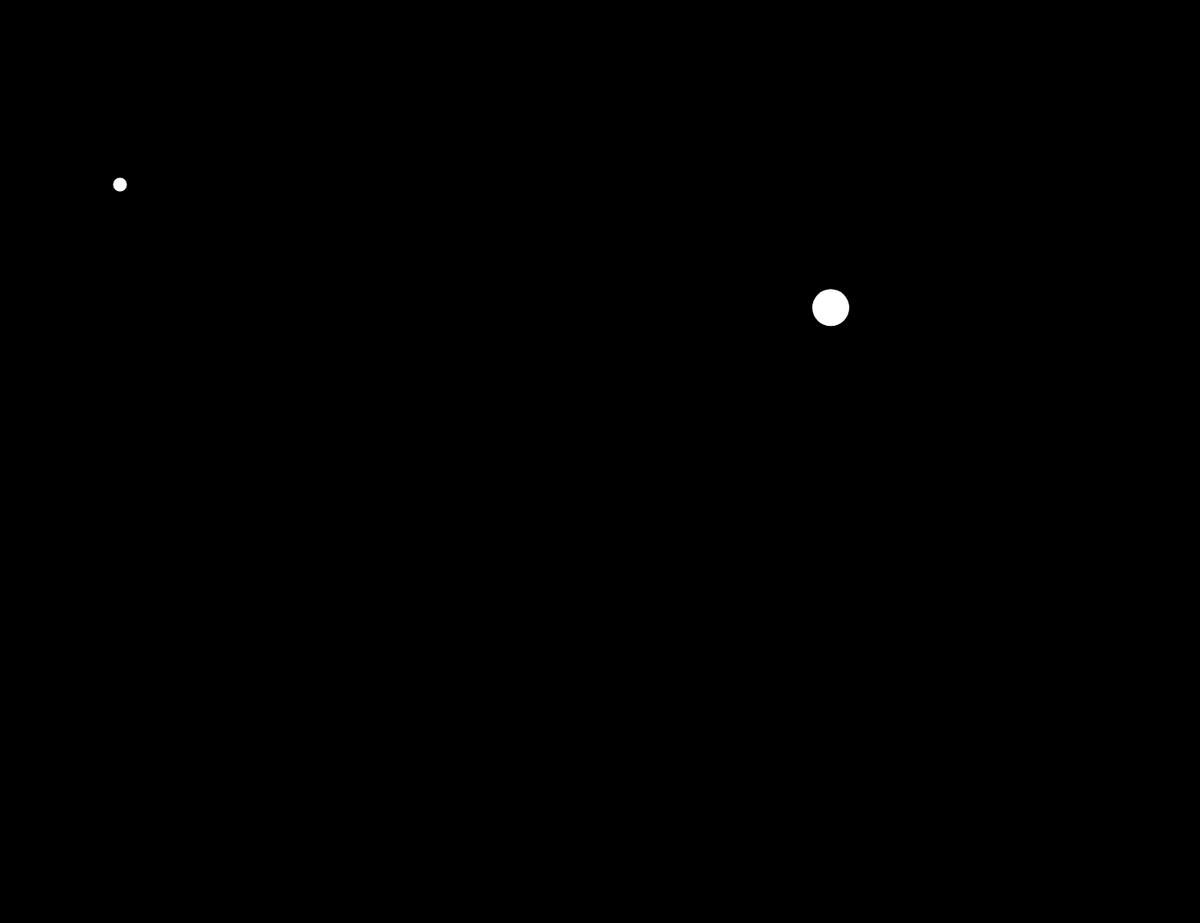
Frame 1 (no input)
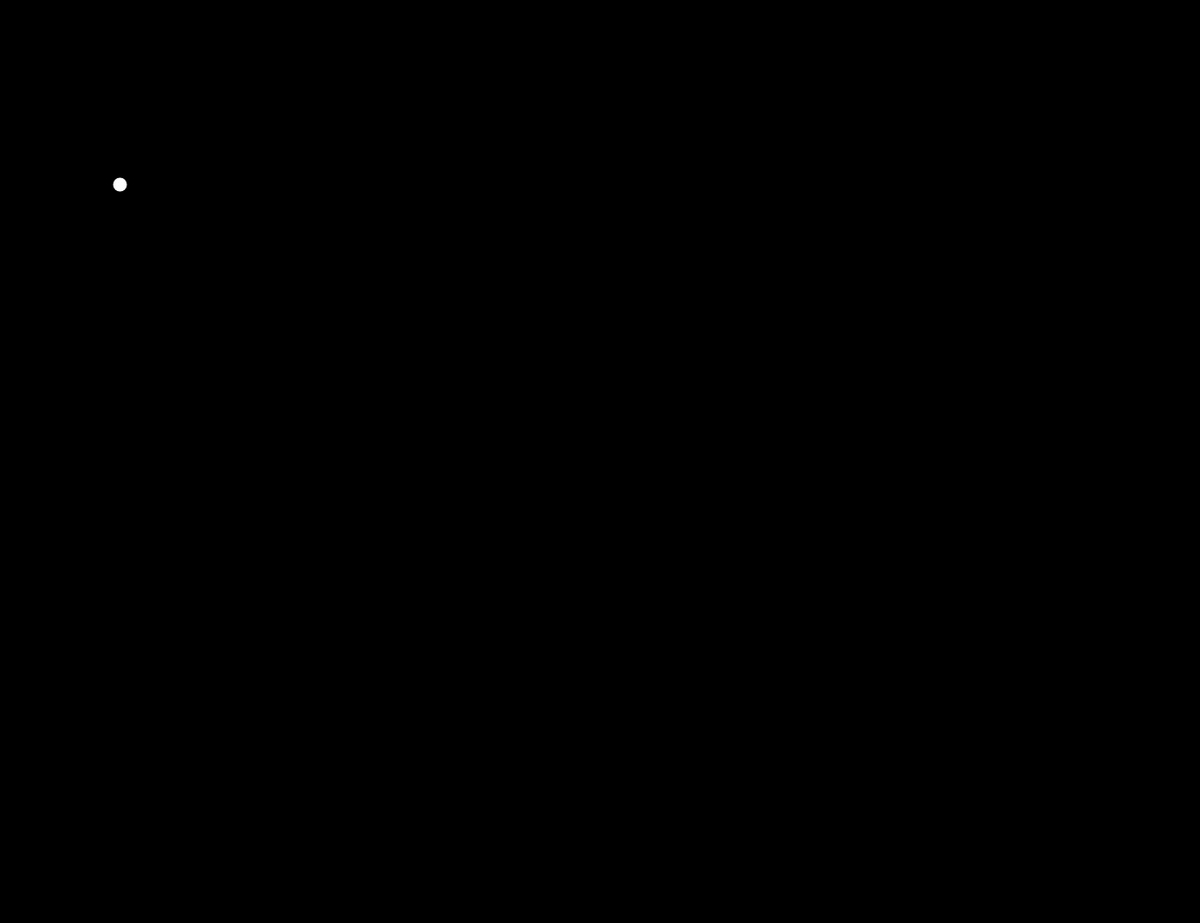
Frame 60 (no input)
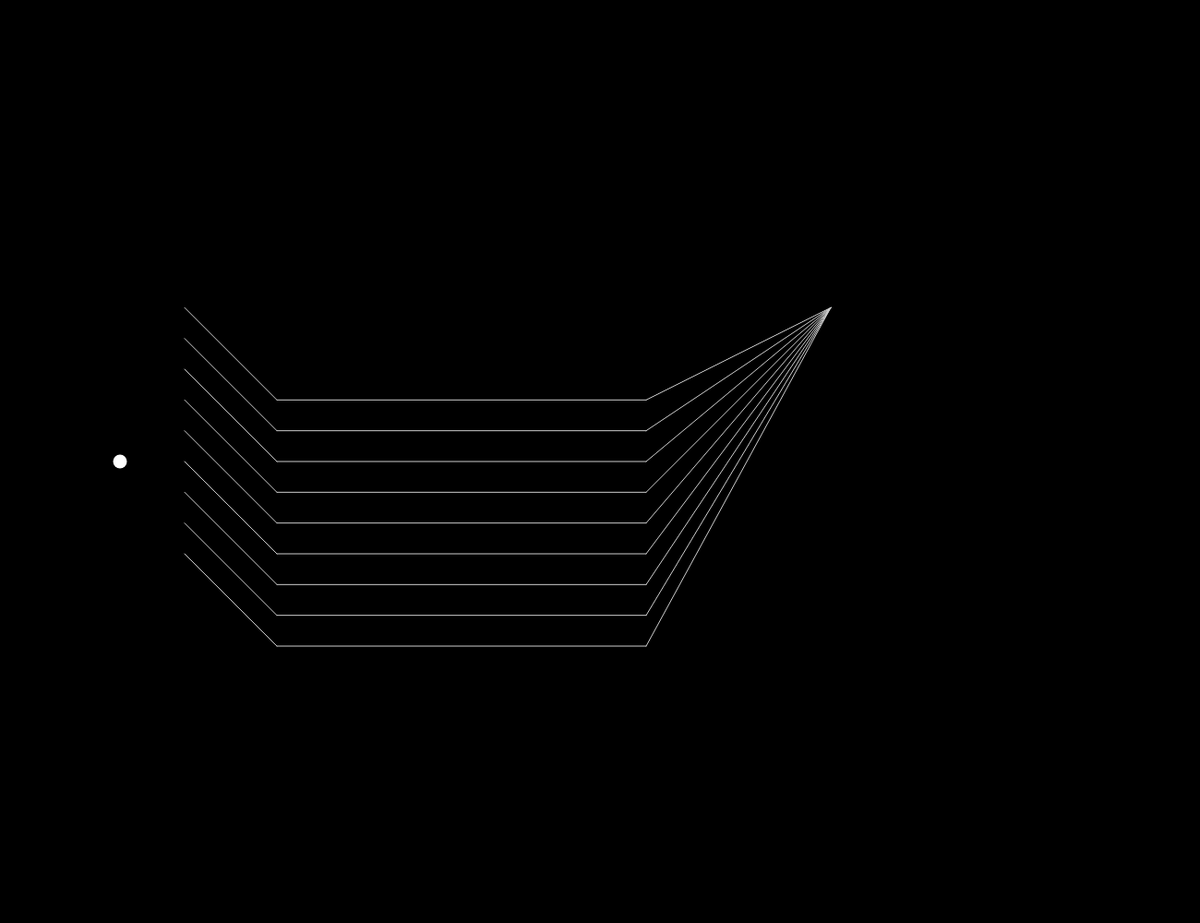
Frame 120 (the mouse pressed at the canvas centre since frame 60)

The p5.js sketch that drew these frames (run headless with seeded random() and noise() and a simulated clock; from frame 60 on, the mouse is pressed at the canvas centre):

// p5.js sketch
// ── sketch.js
var mainCircle;
var vertSlider;
var lineCount = 70;
var vertMin, vertMax, horMin, horMax;

function setup() {
  createCanvas(1300,1000);
  var red = color(255, 255, 255);
// Kreis 
  
  mainCircle = new Bubble (900 , height/3 , 40);
  
  vertSlider = new Circle(width / 10, height / 2, 30, red);
  
  
  
  var red = color(0, 0, 0);
  
 
  vertMin = height / 5;
  vertMax = height / 5 * 4;
  vertSlider.setMaximums(width / 10, vertMin, width / 10, vertMax);

  var green = color(0,0, 0);
  // create a new Circle object and save it as horSlider
  horSlider = new Circle(width / 2, height / 10, 30, green);

  horMin = width / 5;
  horMax = width / 5 * 4;
  horSlider.setMaximums(horMin, height / 10, horMax, height / 10);
}

function draw() {
  background(0);
  // Punkt anzeigen

  
  mainCircle.display();

  //Linie für horizontale und vertikale Linie
  stroke(0);
  line(width / 10, vertMax, width / 10, vertMin);
  vertSlider.display();

  stroke(0);
  line(horMin, height / 10, horMax, height / 10);
  horSlider.display();
  
  

  // Linie anzeigen 
  // Farbe hängt von horizontalem Slider ab
  // die Menge der Linien von vertikalem Slider
  var lineColor = color( map(horSlider.xPos, horMin, horMax, 255, 155) );
  var lineCount = floor( map(vertSlider.yPos, height / 5, height / 5 * 4, 1, 20) );
  stroke(lineColor);
  for (var i = 1; i < lineCount; i++) {
    var lineYPos = height / 2 - 100 + (i * 5);
     
    //Linie Lichtquelle
     line(mainCircle.xPos,mainCircle.yPos, 700, 300 / (lineCount - 1) * i+400);
    //Linie Wellenlaenge
     line(700 ,300 / (lineCount - 1) * i+400, 300, 300 / (lineCount - 1) * i+400);
     //Linie Silizium
     line(300 ,300 / (lineCount - 1) * i+400, 200, 300 / (lineCount - 1) * i+300);
   
  }

  
  
}

function Circle (xPos, yPos, radius, color) {
  // a new circle is created with properties selected by the user
  this.xPos = xPos;
  this.yPos = yPos;
  this.radius = radius;
  this.color = color;

  // by default the circle can be moved anywhere
  // default min and max values are set to the size of the canvas
  this.minX = 0;
  this.maxX = width;
  this.minY = 0;
  this.maxY = height;

  // dragging is set to false initially, as the circle is not being dragged yet
  this.dragging = true;

  // the display functions displays the circle and first checks if it's being dragged
  // if so, the move function is called to update the circle's xPos and yPos
  this.display = function() {
    noStroke();
    fill(this.color);

    if(this.dragging === true) {
      this.move(mouseX, mouseY);
    }

    ellipse(this.xPos, this.yPos, 15);
    
    
    }

  // the move function moves the circles to the target position
  // as long as it is within the min and max values
  // the constrain function makes sure that only values between min and max are picked
  this.move = function(targetX, targetY) {
    this.xPos = constrain(targetX, this.minX, this.maxX);
    this.yPos = constrain(targetY, this.minY, this.maxY);
  }

  // if the clicked function is called, the distance between mouse and the circle's midpoint is calculated
  // if it is smaller than the circle's radius that means the user has clicked on the circle
  // dragging will be set to true in this case
  this.clicked = function() {
    var d = dist(mouseX, mouseY, this.xPos, this.yPos);
    if(d < this.radius) {
      this.dragging = true;
    
    }
  }

  // if the release function is called, dragging will be set to false again, as the user is not dragging anymore
  this.released = function() {
    this.dragging = false 
  }

  // maximums can be used to restrain movement (for sliders etc.)
  this.setMaximums = function(minX, minY, maxX, maxY) {
    this.minX = minX;
    this.minY = minY;
    this.maxX = maxX;
    this.maxY = maxY;
  }
}


function Bubble (xPos, yPos, radius) {
  background(0);
  // a new circle is created with properties selected by the user
  this.xPos = xPos;
  this.yPos = yPos;
  this.radius = radius;

  // dragging is set to false initially, as the circle is not being dragged yet
  this.dragging = false;

  // the display functions displays the circle and first checks if it's being dragged
  // if so, the move function is called to update the circle's xPos and yPos
  this.display = function() {
    background(0);
    noStroke();

    if(this.dragging ===true) {
      this.move(mouseX, mouseY);
    }

    ellipse(this.xPos, this.yPos, radius);
  }

  this.move = function(targetX, targetY) {
    this.xPos = targetX;
    this.yPos = targetY;
  }

  // if the clicked function is called, the distance between mouse and the circle's midpoint is calculated
  // if it is smaller than the circle's radius that means the user has clicked on the circle
  // dragging will be set to true in this case
  this.clicked = function() {
    var d = dist(mouseX, mouseY, this.xPos, this.yPos);
    if(d < this.radius) {
      this.dragging = true;
    }
  }

  // if the release function is called, dragging will be set to false again, as the user is not dragging anymore
  this.released = function() {
    this.dragging = false;
  }
}

// if the mouse is pressed the clicked function is called on the circle
function mousePressed() {
  vertSlider.clicked();
  horSlider.clicked();
  mainCircle.clicked();
}

// if the mouse is released the released function is called on the circle
function mouseReleased() {
  vertSlider.released();
  horSlider.released
  mainCircle.released();
}
